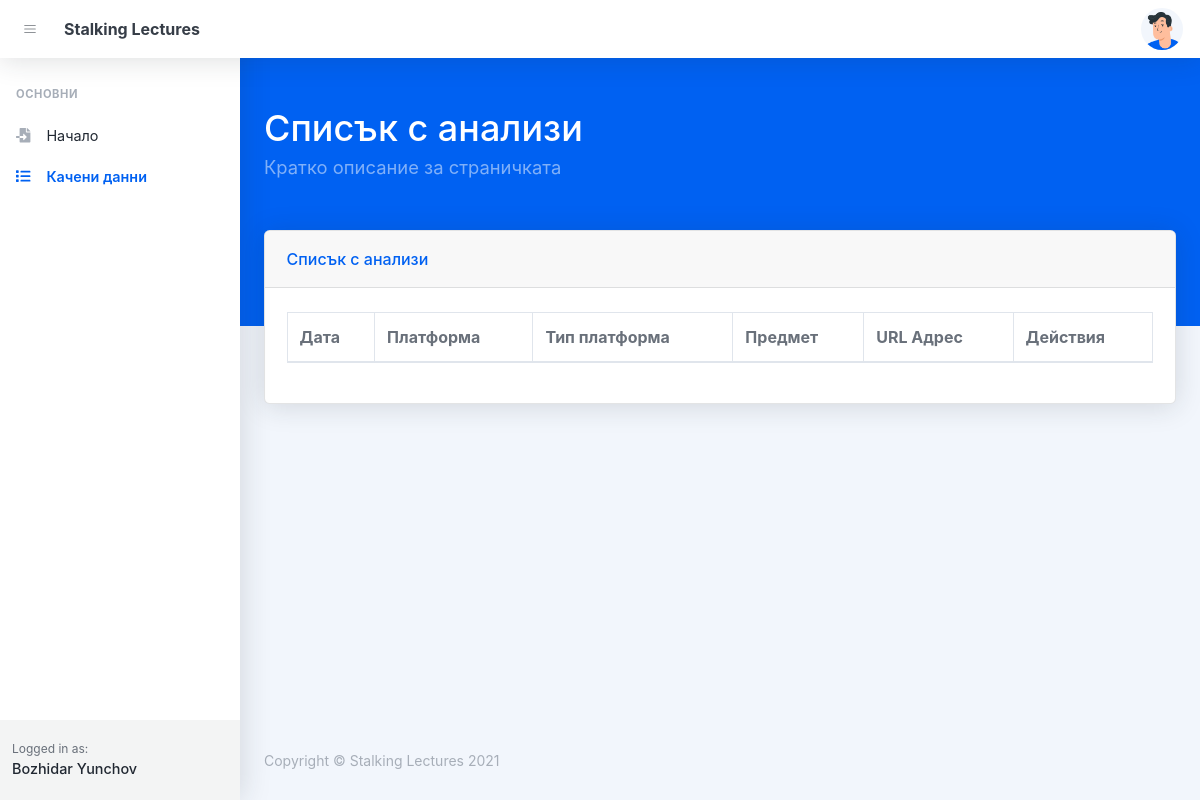
Page /analysis/ (signed in) on the earlier database version.
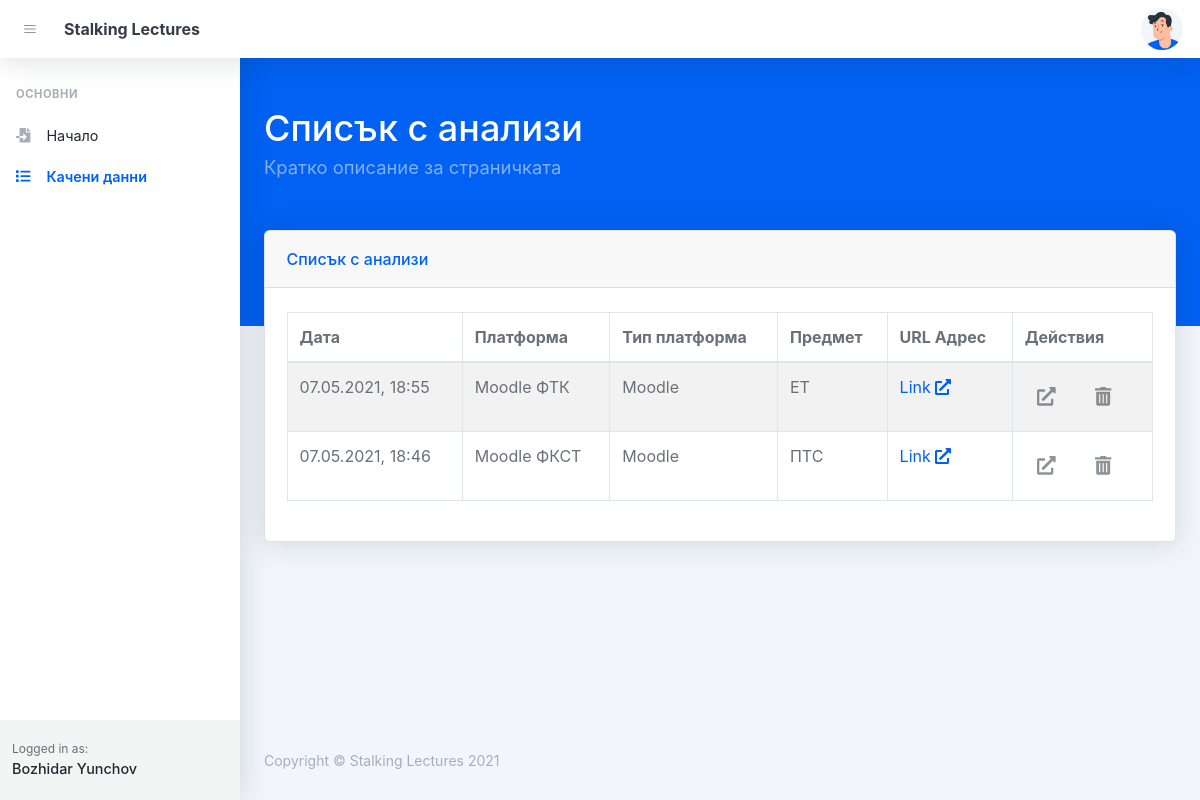
Same page on the later database version.
### api/models.py (models this page shows, shortened)
class Upload(models.Model):
    user = models.ForeignKey(User, on_delete=models.CASCADE)
    platform_name = models.CharField(max_length=255)
    platform_type = models.CharField(max_length=255)
    platform_url = models.URLField(max_length=512)
    course_name = models.CharField(max_length=255)
    application_field = models.CharField(max_length=255, choices=appl_field_sl, default=appl_field_sl[0][1][0][0][0])
    date_added = models.DateTimeField(auto_now_add=True)

### frontend/views.py (the view)
# urls.py: path('analysis/', views.analysis_list_view, name='analysis'),
@login_required
def analysis_list_view(request):
    context = {}
    context['uploaded_analysis'] = Upload.objects.filter(user=request.user).order_by('-date_added')
    return render(request, 'frontend/pages/analysis.html', context)

### templates/frontend/pages/analysis.html (shortened to what this page needs)
{% extends 'frontend/base.html' %}
{% block header %}Списък с анализи{% endblock %}
{% block header_desc %}Кратко описание за страничката{% endblock %}
{% block content %}
<div class="container mt-n10">
  <div class="row">
    <div class="col">
      <div class="card h-100">
        <div class="card-header">Списък с анализи</div>
        <div class="card-body h-100 d-flex flex-column justify-content-center py-5 py-xl-4">
          <table id="analisysListTable" class="table table-striped table-bordered table-responsive-sm rounded" style="width: 100%;"
            cellspacing="0">
            <thead>
              <tr>
                <th>Дата</th>
                <th>Платформа</th>
                <th>Тип платформа</th>
                <th>Предмет</th>
                <th>URL Адрес</th>
                <th>Действия</th>
              </tr>
            </thead>
            <tbody>
              {% for row in uploaded_analysis %}
              <tr>
                <td>{{ row.date_added|date:"d.m.Y, H:i" }}</td>
                <td>{{ row.platform_name }}</td>
                <td>{{ row.platform_type }}</td>
                <td>{{ row.course_name }}</td>
                <td>
                  <a href="{{ row.platform_url }}" target="_blank">Link <i class="fas fa-external-link-alt"></i></a>
                </td>
                <td>
                  <a href="{% url 'analysis_item' row.pk %}"
                    class="btn btn-datatable btn-icon btn-transparent-dark mr-2">
                    <i class="fas fa-external-link-alt fa-lg"></i></a>
                  <a href="{% url 'analysis_item' row.pk %}" class="btn btn-datatable btn-icon btn-transparent-dark">
                    <i class="fas fa-trash-alt fa-lg"></i></a>
                </td>
              </tr>
              {% endfor %}
            </tbody>
          </table>
        </div>
      </div>
    </div>
  </div>
</div>
{% endblock %}
{% block styles %}
<link rel="stylesheet" href="https://cdn.datatables.net/1.10.24/css/dataTables.bootstrap4.min.css">
{% endblock %}

Differences in the rows shown:
added Upload: date_added "07.05.2021, 18:55", platform_name "Moodle ФТК", platform_type "Moodle", course_name "ЕТ"
added Upload: date_added "07.05.2021, 18:46", platform_name "Moodle ФКСТ", platform_type "Moodle", course_name "ПТС"
